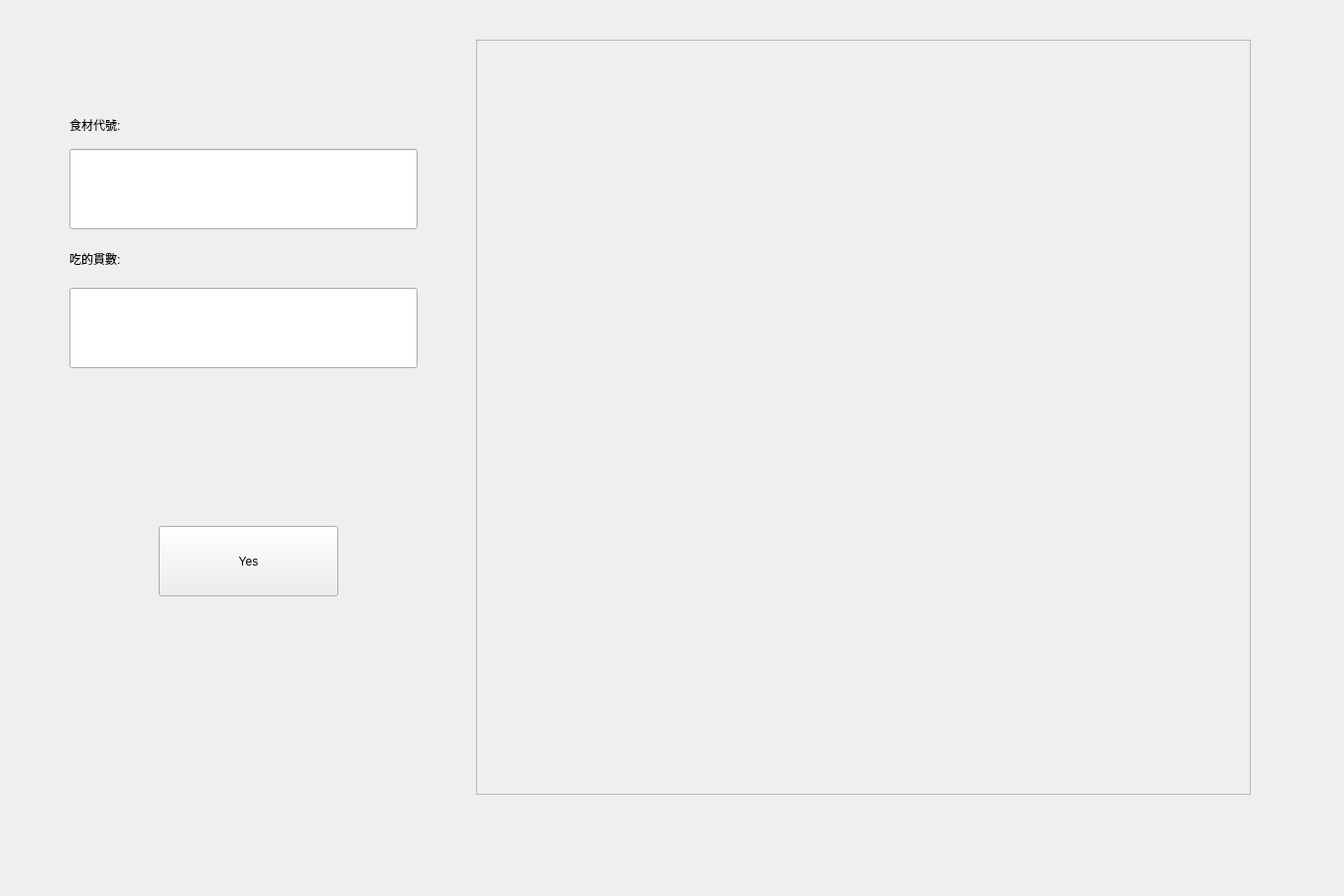
<?xml version="1.0" encoding="UTF-8"?>
<ui version="4.0">
 <class>Frame</class>
 <widget class="QFrame" name="Frame">
  <property name="geometry">
   <rect>
    <x>0</x>
    <y>0</y>
    <width>1355</width>
    <height>903</height>
   </rect>
  </property>
  <property name="windowTitle">
   <string>Frame</string>
  </property>
  <widget class="QPushButton" name="pushButton">
   <property name="geometry">
    <rect>
     <x>160</x>
     <y>530</y>
     <width>181</width>
     <height>71</height>
    </rect>
   </property>
   <property name="text">
    <string>Yes</string>
   </property>
  </widget>
  <widget class="QLineEdit" name="lineEdit">
   <property name="geometry">
    <rect>
     <x>70</x>
     <y>150</y>
     <width>351</width>
     <height>81</height>
    </rect>
   </property>
  </widget>
  <widget class="QScrollArea" name="scrollArea">
   <property name="geometry">
    <rect>
     <x>480</x>
     <y>40</y>
     <width>781</width>
     <height>761</height>
    </rect>
   </property>
   <property name="widgetResizable">
    <bool>true</bool>
   </property>
   <widget class="QWidget" name="scrollAreaWidgetContents">
    <property name="geometry">
     <rect>
      <x>0</x>
      <y>0</y>
      <width>775</width>
      <height>755</height>
     </rect>
    </property>
   </widget>
  </widget>
  <widget class="QLabel" name="label">
   <property name="geometry">
    <rect>
     <x>70</x>
     <y>100</y>
     <width>121</width>
     <height>51</height>
    </rect>
   </property>
   <property name="text">
    <string>食材代號:</string>
   </property>
  </widget>
  <widget class="QLabel" name="label_2">
   <property name="geometry">
    <rect>
     <x>70</x>
     <y>240</y>
     <width>101</width>
     <height>41</height>
    </rect>
   </property>
   <property name="text">
    <string>吃的貫數:</string>
   </property>
  </widget>
  <widget class="QLineEdit" name="lineEdit_2">
   <property name="geometry">
    <rect>
     <x>70</x>
     <y>290</y>
     <width>351</width>
     <height>81</height>
    </rect>
   </property>
  </widget>
 </widget>
 <resources/>
 <connections/>
</ui>
